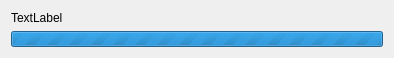
<?xml version="1.0" encoding="UTF-8"?>
<ui version="4.0">
 <class>ExUVulnerabilitiesProgressWidget</class>
 <widget class="QWidget" name="ExUVulnerabilitiesProgressWidget">
  <property name="geometry">
   <rect>
    <x>0</x>
    <y>0</y>
    <width>394</width>
    <height>58</height>
   </rect>
  </property>
  <property name="sizePolicy">
   <sizepolicy hsizetype="Expanding" vsizetype="Fixed">
    <horstretch>0</horstretch>
    <verstretch>0</verstretch>
   </sizepolicy>
  </property>
  <property name="windowTitle">
   <string>Form</string>
  </property>
  <layout class="QVBoxLayout" name="verticalLayout">
   <property name="sizeConstraint">
    <enum>QLayout::SetMaximumSize</enum>
   </property>
   <item>
    <widget class="QLabel" name="label">
     <property name="sizePolicy">
      <sizepolicy hsizetype="Preferred" vsizetype="Fixed">
       <horstretch>0</horstretch>
       <verstretch>0</verstretch>
      </sizepolicy>
     </property>
     <property name="maximumSize">
      <size>
       <width>16777215</width>
       <height>20</height>
      </size>
     </property>
     <property name="text">
      <string>TextLabel</string>
     </property>
    </widget>
   </item>
   <item>
    <widget class="QProgressBar" name="progressBar">
     <property name="maximumSize">
      <size>
       <width>16777215</width>
       <height>20</height>
      </size>
     </property>
     <property name="maximum">
      <number>0</number>
     </property>
     <property name="value">
      <number>0</number>
     </property>
     <property name="format">
      <string>%v/%m</string>
     </property>
    </widget>
   </item>
  </layout>
 </widget>
 <resources/>
 <connections/>
</ui>
